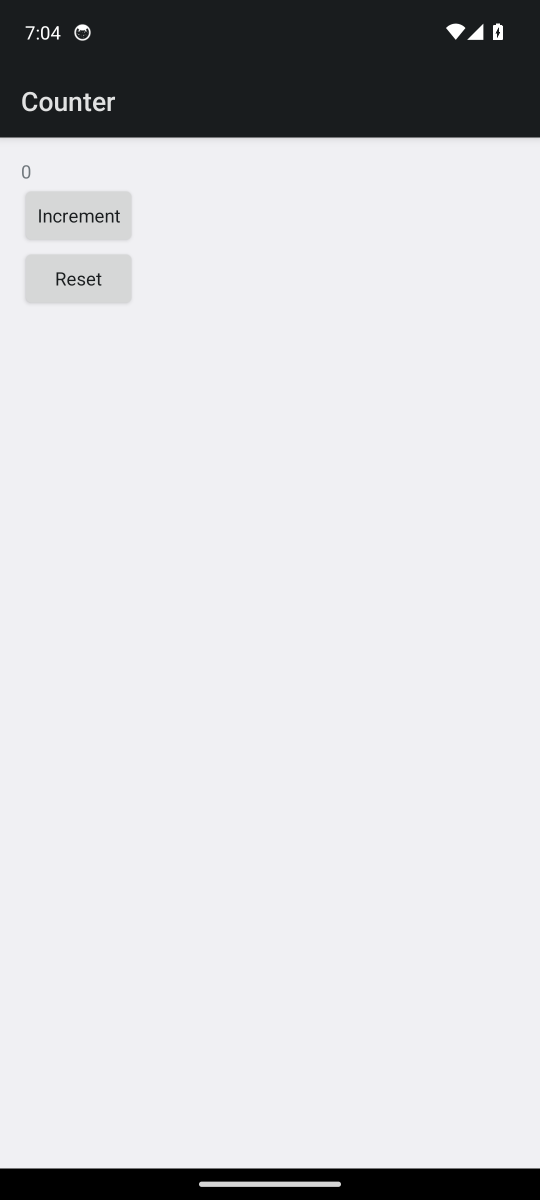
#> input picture fixtures/reference/counter/art-api34-x86_64/screenshot_initial.png, 1080 x 2400 px, found by its file name (shown at 1/2 size)
$ python diff_text.py ../../fixtures/reference/counter/art-api34-x86_64/screenshot_initial.png
#> lines starting #> are read from the running program, lines starting #| are printed output that depends on the picture; long printed decimals are rounded
#!/usr/bin/env python3
"""Compare candidate glyph *coverage* against the real ART screenshot.

Reference: "Hello ACOS" TextView at [42,317][231,368] in
fixtures/reference/hello-views/art-api34-x86_64/screenshot_initial.png.
The device screenshot carries a small colour cast, so coverage is recovered
from the green channel with detected background/foreground:
    a = (bg_g - g) / (bg_g - fg_g)
The candidate is placed into the reference frame by ink bbox, refined by an
integer shift search, then residual + optional per-candidate gamma calibration
are reported.

Usage:
  diff_text.py [--box x0,y0,x1,y1] [--gamma] candidate.png [candidate2.png ...]
"""
import sys
import numpy as np
from PIL import Image

REF = "fixtures/reference/hello-views/art-api34-x86_64/screenshot_initial.png"
REF_BOX = [30, 300, 300, 390]


def conv_gray(a):
    return a.astype(np.float64)


def detect_bg_fg(gray):
    flat = np.sort(gray.reshape(-1))
    bg = np.percentile(gray, 99.0)
    fg = np.percentile(gray, 0.3)
    return bg, fg


def cov_from_gray(gray, bg, fg):
    return np.clip((bg - gray) / max(bg - fg, 1e-6), 0.0, 1.0)


def cov_from_alpha(rgba):
    return rgba[:, :, 3].astype(np.float64) / 255.0


def ink_bbox(cov, thr=0.15):
    ys, xs = np.where(cov > thr)
    if len(xs) == 0:
        return None
    return (int(xs.min()), int(ys.min()), int(xs.max()) + 1, int(ys.max()) + 1)


def place(ref_shape, cand, ref_bbox, cand_bbox):
    H, W = ref_shape
    out = np.zeros(ref_shape)
    ox, oy = ref_bbox[0] - cand_bbox[0], ref_bbox[1] - cand_bbox[1]
    ch, cw = cand.shape
    xs0, xs1 = max(0, -ox), min(cw, W - ox)
    ys0, ys1 = max(0, -oy), min(ch, H - oy)
    if xs1 > xs0 and ys1 > ys0:
        out[ys0 + oy:ys1 + oy, xs0 + ox:xs1 + ox] = cand[ys0:ys1, xs0:xs1]
    return out


def best_shift(ref, cand, win=5):
    best = None
    H, W = ref.shape
    for dy in range(-win, win + 1):
        for dx in range(-win, win + 1):
            ys0, ys1 = max(0, dy), min(H, H + dy)
            xs0, xs1 = max(0, dx), min(W, W + dx)
            ry0, ry1 = max(0, -dy), min(H, H - dy)
            rx0, rx1 = max(0, -dx), min(W, W - dx)
            d = np.abs(ref[ys0:ys1, xs0:xs1] - cand[ry0:ry1, rx0:rx1]).mean()
            if best is None or d < best[0]:
                best = (d, dx, dy)
    return best


def shift_arr(a, dx, dy):
    H, W = a.shape
    out = np.zeros_like(a)
    ys0, ys1 = max(0, dy), min(H, H + dy)
    xs0, xs1 = max(0, dx), min(W, W + dx)
    cy0, cy1 = max(0, -dy), min(H, H - dy)
    cx0, cx1 = max(0, -dx), min(W, W - dx)
    if xs1 > xs0 and ys1 > ys0:
        out[ys0:ys1, xs0:xs1] = a[cy0:cy1, cx0:cx1]
    return out


def metrics(ref, cand):
    d = np.abs(ref - cand)
    return d.mean(), np.sqrt((d ** 2).mean()), d.max(), ref.sum(), cand.sum()


def compare(ref_cov, ref_bbox, cand_cov, label, do_gamma=False):
    H, W = ref_cov.shape
    cb = ink_bbox(cand_cov)
    if cb is None:
        print(f"{label:38s} EMPTY"); return None
    sc = place((H, W), cand_cov, ref_bbox, cb)
    _, dx, dy = best_shift(ref_cov, sc)
    sc = shift_arr(sc, dx, dy)
    m, rmse, mx, ink_r, ink_c = metrics(ref_cov, sc)
    extra = ""
    if do_gamma:
        best = None
        for g in np.arange(0.80, 1.81, 0.02):
            cg = np.clip(sc, 0, 1) ** g
            mm, rr, _, ir, ic = metrics(ref_cov, cg)
            if best is None or mm < best[0]:
                best = (mm, rr, g, ic)
        extra = f" | bestGamma={best[2]:.2f} mean|d|={best[0]:.5f} RMSE={best[1]:.5f} inkRatio={best[3]/max(ink_r,1):.3f}"
    pct = {t: 100.0 * (np.abs(ref_cov - sc) > t).sum() / ref_cov.size for t in (0.02, 0.05, 0.1, 0.2)}
    print(f"{label:38s} mean|d|={m:.5f} RMSE={rmse:.5f} max={mx:.3f} inkRatio={ink_c/max(ink_r,1):.3f} "
          f">.02={pct[0.02]:.2f}% >.05={pct[0.05]:.2f}% >.1={pct[0.1]:.2f}% >.2={pct[0.2]:.2f}% shift=({dx},{dy}){extra}")
    return (m, rmse, label)


def load_cov(path, bg, fg):
    im = Image.open(path)
    has_alpha = im.mode in ("RGBA", "LA") or (im.mode == "P" and "transparency" in im.info)
    if has_alpha:
        rgba = np.asarray(im.convert("RGBA"))
        if rgba[:, :, 3].min() < 255:
            return cov_from_alpha(rgba)
    g = np.asarray(im.convert("RGB"))[:, :, 1]
    if g.shape[0] > 200:
        g = g[REF_BOX[1]:REF_BOX[3], REF_BOX[0]:REF_BOX[2]]
    return cov_from_gray(g, bg, fg)


def main():
    args = sys.argv[1:]
    gamma = "--gamma" in args
    args = [a for a in args if a != "--gamma"]
    if args and args[0] == "--box":
        REF_BOX[:] = [int(x) for x in args[1].split(",")]
        args = args[2:]
    ref_img = np.asarray(Image.open(REF).convert("RGB"))
    reg = ref_img[REF_BOX[1]:REF_BOX[3], REF_BOX[0]:REF_BOX[2]]
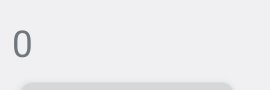
#> reg: shape (90, 270, 3); mean R, G, B 237.1, 237.2, 240.1
    bg, fg = detect_bg_fg(reg[:, :, 1])
#> in detect_bg_fg, `bg = np.percentile(gray, 99.0)`: bg = 240
#> in detect_bg_fg, `fg = np.percentile(gray, 0.3)`: fg = 119
#> bg = 240; fg = 119
    ref_cov = cov_from_gray(reg[:, :, 1], bg, fg)
#> in cov_from_gray, `return np.clip((bg - gray) / max(bg - fg, 1e-6), 0.0, 1.0)`:
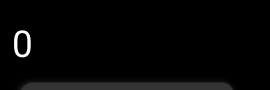
#> returned value: shape (90, 270) float64; min 0, max 1, mean 0.0229
    print(f"reference box={REF_BOX} green bg={bg:.0f} fg={fg:.0f} "
          f"ink bbox={ink_bbox(ref_cov)} ink={ref_cov.sum():.0f}")
#> in ink_bbox, `ys, xs = np.where(cov > thr)`: ys = 1680 values from 30 to 89; xs = 1680 values, max 231 at index 1469, min 14 at index 58, mean 111.4
#| reference box=[30, 300, 300, 390] green bg=240 fg=119 ink bbox=(14, 30, 232, 90) ink=557
    results = []
    for p in args:
        r = compare(ref_cov, ink_bbox(ref_cov), load_cov(p, bg, fg), p, gamma)
#> in load_cov, im is the input picture: PIL image 1080x2400 RGBA; mean R, G, B, A 209.1, 209.5, 212.2, 255
#> in load_cov, `has_alpha = im.mode in ("RGBA", "LA") or (im.mode == "P" and "transpar..`: has_alpha = True
#> in compare, `H, W = ref_cov.shape`: H = 90; W = 270
#> in compare, `cb = ink_bbox(cand_cov)`: cb = (14, 30, 232, 90)
#> in place, `ox, oy = ref_bbox[0] - cand_bbox[0], ref_bbox[1] - cand_bbox[1]`: ox = 0
#> in place, `xs0, xs1 = max(0, -ox), min(cw, W - ox)`: xs1 = 270
#> in place, `ys0, ys1 = max(0, -oy), min(ch, H - oy)`: ys0 = 0; ys1 = 90
#> after the loop in best_shift, `for dy in range(-win, win + 1):`: best = (0, 0, 0)
#> in compare, `_, dx, dy = best_shift(ref_cov, sc)`: dx = 0
#> in shift_arr, `ys0, ys1 = max(0, dy), min(H, H + dy)`: ys1 = 90
#> in shift_arr, `xs0, xs1 = max(0, dx), min(W, W + dx)`: xs0 = 0; xs1 = 270
#> in shift_arr, `cy0, cy1 = max(0, -dy), min(H, H - dy)`: cy0 = 0; cy1 = 90
#> in shift_arr, `cx0, cx1 = max(0, -dx), min(W, W - dx)`: cx0 = 0; cx1 = 270
#> in metrics, `d = np.abs(ref - cand)`: d: shape (90, 270) float64; every value is 0
#> in compare, `m, rmse, mx, ink_r, ink_c = metrics(ref_cov, sc)`: m = 0; ink_r = 557.4
#> in compare, `pct = {t: 100.0 * (np.abs(ref_cov - sc) > t).sum() / ref_cov.size for ..`: pct = {0.02: 0, 0.05: 0, 0.1: 0, 0.2: 0}
#| ../../fixtures/reference/counter/art-api34-x86_64/screenshot_initial.png mean|d|=0 RMSE=0 max=0.000 inkRatio=1.000 >.02=0.00% >.05=0.00% >.1=0.00% >.2=0.00% shift=(0,0)
        if r:
            results.append(r)
    if results:
        results.sort()
        print("\nranked by mean|d| (best first):")
        for m, rmse, lbl in results[:12]:
            print(f"  {m:.5f}  {rmse:.5f}  {lbl}")
#> this loop made 1 pass
#> (m, rmse) on pass 1: (0, 0)
#|   0  0  ../../fixtures/reference/counter/art-api34-x86_64/screenshot_initial.png


if __name__ == "__main__":
    main()
